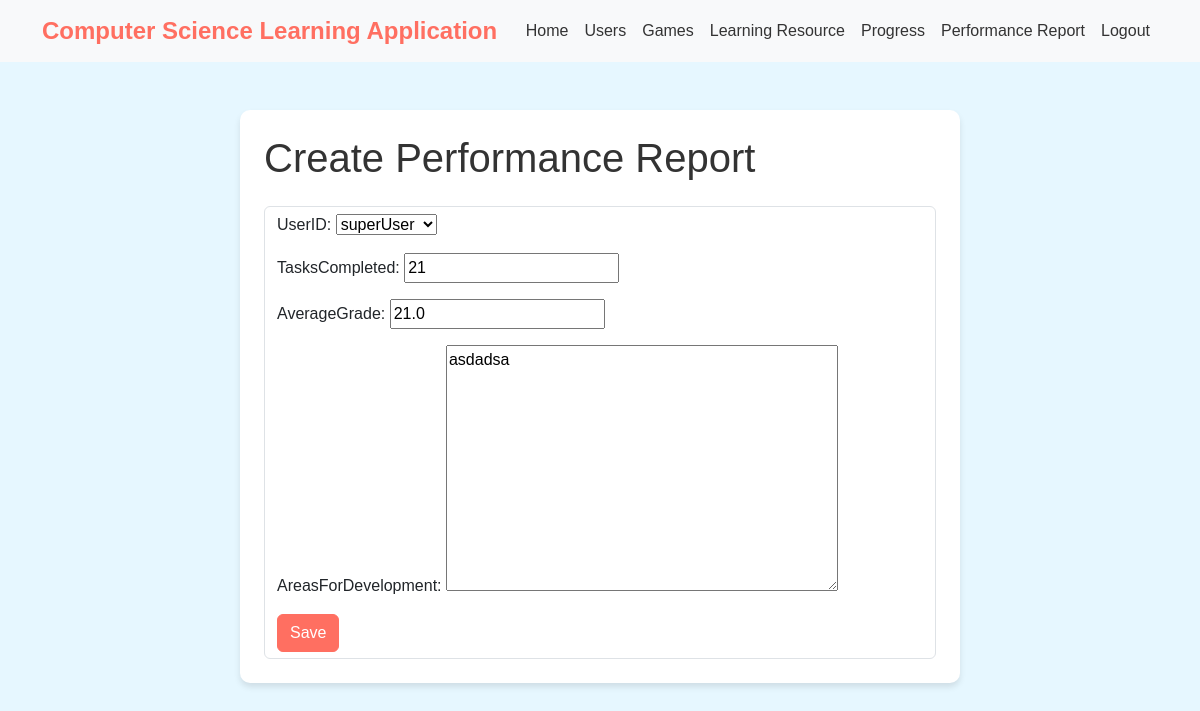
The page /performance_reports/1/update/ (signed in) on the database its author committed.
### computer_science_learning_app/models.py (models this page shows, shortened)
class Usersys(AbstractBaseUser):
    UserID = models.AutoField(primary_key=True)
    Username = models.CharField(max_length=100, unique=True)
    Email = models.EmailField(unique=True)
    Role_choices = [
        ("student", "Student"),
        ("parent", "Parent"),
        ("teacher", "Teacher"),
    ]
    Role = models.CharField(max_length=20, choices=Role_choices, default='student')
    is_staff = models.BooleanField(default=False)
    objects = UsersysManager()
    USERNAME_FIELD = 'Username'
    REQUIRED_FIELDS = ['username']
    def __str__(self):
        return self.Username

class PerformanceReport(models.Model):
    ReportID = models.AutoField(primary_key=True)
    UserID = models.ForeignKey(Usersys, on_delete=models.CASCADE)
    TasksCompleted = models.IntegerField()
    AverageGrade = models.FloatField()
    AreasForDevelopment = models.TextField()

### computer_science_learning_app/views.py (the view, shortened to what this page needs)
# urls.py: path('performance_reports/<int:pk>/update/', PerformanceReportUpdateView.as_view(), name='performance_report_update'),
class PerformanceReportUpdateView(LoginRequiredMixin,UpdateView):
    model = PerformanceReport
    form_class = PerformanceReportForm
    template_name = "performance_report_form.html"

### computer_science_learning_app/forms.py
class PerformanceReportForm(forms.ModelForm):
    class Meta:
        model = PerformanceReport
        fields = ["UserID", "TasksCompleted", "AverageGrade", "AreasForDevelopment"]

### computer_science_learning_app/templates/performance_report_form.html (shortened to what this page needs)
{% extends "base_template.html" %}
{% block content %}
<div class="container mt-5">
    <div class="row justify-content-center">
        <div class="col-md-8">
            <div class="card p-4">
                <h1 class="mb-4">Create Performance Report</h1>
                <form method="post" class="form-control ">
                    {{ form.as_p }}
                    <button type="submit" class="btn btn-primary">Save</button>
                </form>
            </div>
            {% endblock %}

### computer_science_learning_app/templates/base_template.html (style rules this page uses)
body { background-color: #e6f7ff; color: #333; font-family: Arial, sans-serif; }
.card { transition: all 0.3s ease-in-out; background-color: #fff; border: none; border-radius: 10px; box-shadow: 0 4px 6px rgba(0, 0, 0, 0.1); }
.btn-primary { background-color: #ff6f61; border-color: #ff6f61; }
body, .navbar, .nav-link, .card { color: #333; }
.nav-link, button { padding: 0.5rem 1rem; }

### rows shown on the page
Usersys: UserID "superUser"
PerformanceReport: TasksCompleted "21", AverageGrade "21.0", AreasForDevelopment "asdadsa"
